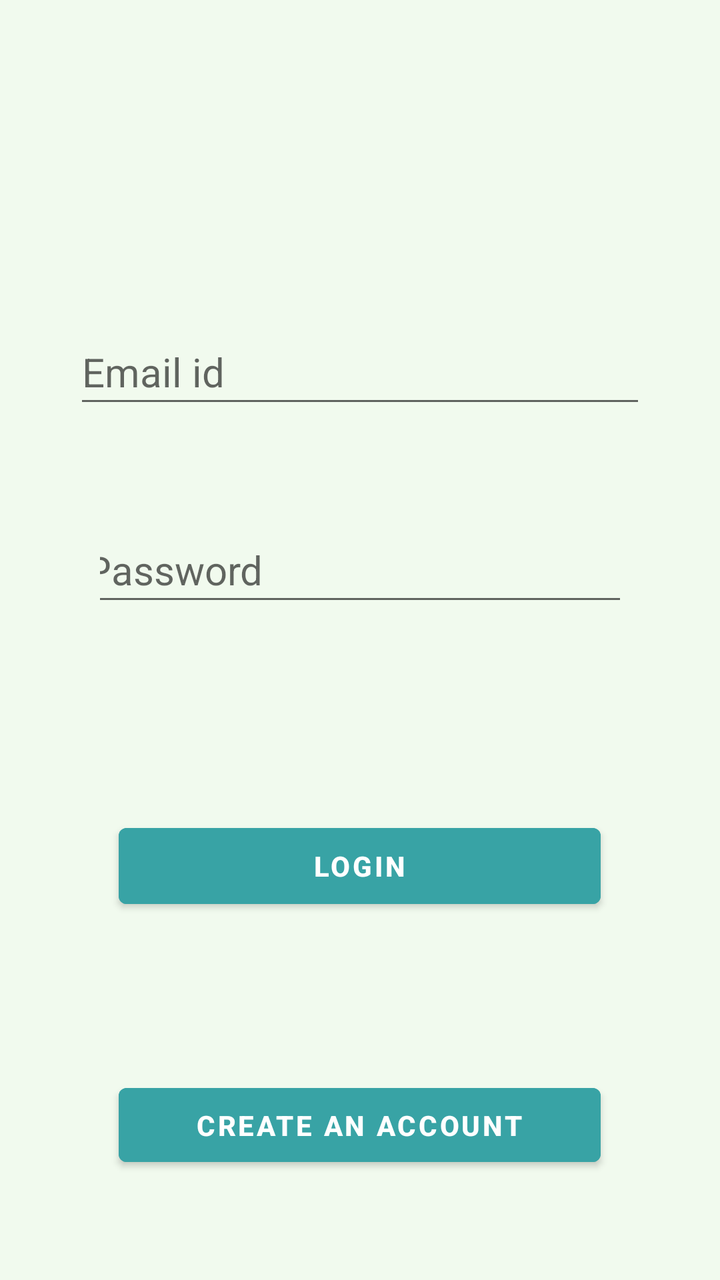
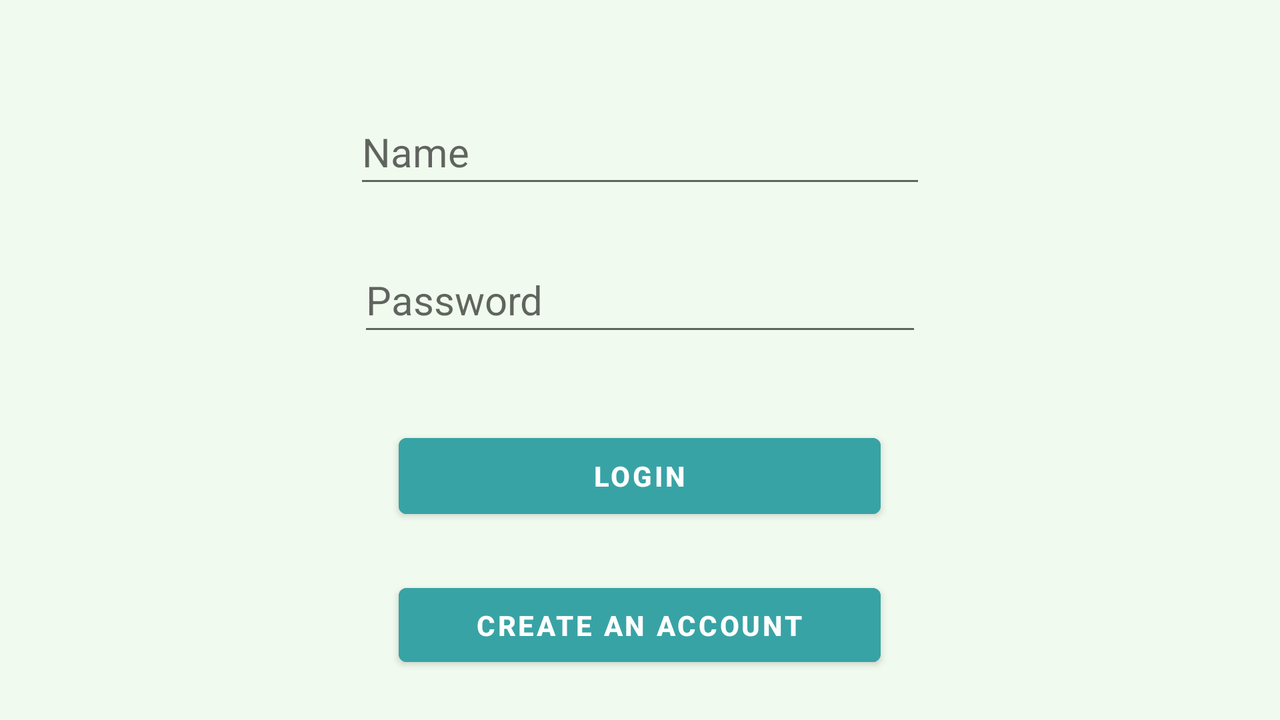

The same Android screen from two of the app's own layout files: first res/layout/ as a phone draws it, then the repository's variant for another configuration, drawn on a device whose configuration selects that folder. Both files follow.
<!-- AndroidManifest.xml: application theme Theme.Seroya -->
<!-- res/layout/activity_login.xml -->
<?xml version="1.0" encoding="utf-8"?>
<androidx.constraintlayout.widget.ConstraintLayout xmlns:android="http://schemas.android.com/apk/res/android"
    xmlns:app="http://schemas.android.com/apk/res-auto"
    xmlns:tools="http://schemas.android.com/tools"
    android:layout_width="match_parent"
    android:layout_height="match_parent"
    tools:context=".Login"
    android:background="@color/ivory1">

    <LinearLayout
        android:layout_width="match_parent"
        android:layout_height="match_parent"
        android:orientation="vertical">
        <LinearLayout
            android:layout_width="match_parent"
            android:layout_height="wrap_content"
            android:gravity="center_horizontal|center_vertical"
            android:layout_marginTop="160dp">

            <EditText
                android:id="@+id/email"
                android:layout_width="286dp"
                android:layout_height="49dp"
                android:ems="10"
                android:inputType="textEmailAddress"
                android:hint="Email id"
                android:textSize="20sp"
                />

        </LinearLayout>

        <LinearLayout
            android:layout_width="match_parent"
            android:layout_height="wrap_content"
            android:layout_margin="50dp"
            android:gravity="center_horizontal|center_vertical">

            <EditText
                android:id="@+id/password"
                android:layout_width="282dp"
                android:layout_height="49dp"
                android:ems="10"
                android:hint="Password"
                android:inputType="textPassword"
                android:textSize="20sp" />
        </LinearLayout>
        <LinearLayout
        android:layout_width="match_parent"
        android:layout_height="wrap_content"
        android:layout_margin="50dp"
        android:gravity="center_horizontal|center_vertical">

            <Button
            android:id="@+id/login"
            android:layout_width="241dp"
                android:textStyle="bold"
            android:layout_height="50dp"
            android:text="LOGIN"
            android:backgroundTint="@color/dark1_green"
            tools:ignore="UnknownId" />
        </LinearLayout>
    <LinearLayout
        android:layout_width="match_parent"
        android:layout_height="wrap_content"
        android:layout_margin="30dp"
        android:gravity="center_horizontal|center_vertical">

        <Button
            android:id="@+id/backtoreg"
            android:layout_width="241dp"
            android:layout_height="49dp"
            android:textStyle="bold"
            android:text="CREATE AN ACCOUNT"
            android:backgroundTint="@color/dark1_green" />
    </LinearLayout>

    </LinearLayout>
</androidx.constraintlayout.widget.ConstraintLayout>
<!-- resources referenced by this layout -->
<resources>
  <color name="dark1_green">#38a3a5</color>
  <color name="ivory1">#f1faee</color>
  <style name="Theme.Seroya" parent="Theme.MaterialComponents.DayNight.NoActionBar">
          
          <item name="colorPrimary">@color/purple_500</item>
          <item name="colorPrimaryVariant">@color/purple_700</item>
          <item name="colorOnPrimary">@color/white</item>
          
          <item name="colorSecondary">@color/teal_200</item>
          <item name="colorSecondaryVariant">@color/teal_700</item>
          <item name="colorOnSecondary">@color/black</item>
          
          <item name="android:statusBarColor">?attr/colorPrimaryVariant</item>
          
      </style>
  <color name="purple_500">#FF6200EE</color>
  <color name="purple_700">#FF3700B3</color>
  <color name="white">#FFFFFF</color>
  <color name="teal_200">#FF03DAC5</color>
  <color name="teal_700">#FF018786</color>
  <color name="black">#FF000000</color>
</resources>
<!-- res/layout-land/activity_login.xml (the repository's variant of the layout above) -->
<!-- drawn on the phone turned sideways -->
<?xml version="1.0" encoding="utf-8"?>
<ScrollView xmlns:android="http://schemas.android.com/apk/res/android"
    xmlns:app="http://schemas.android.com/apk/res-auto"
    xmlns:tools="http://schemas.android.com/tools"
    android:layout_width="match_parent"
    android:layout_height="match_parent"
    tools:context=".Login"
    android:background="@color/ivory1">

    <LinearLayout
        android:layout_width="match_parent"
        android:layout_height="match_parent"
        android:orientation="vertical">
        <LinearLayout
            android:layout_width="match_parent"
            android:layout_height="wrap_content"
            android:gravity="center_horizontal|center_vertical"
            android:layout_marginTop="50dp">

            <EditText
                android:id="@+id/email"
                android:layout_width="286dp"
                android:layout_height="49dp"
                android:ems="10"
                android:inputType="textEmailAddress"
                android:hint="Name"
                android:textSize="20sp"
                />

        </LinearLayout>

        <LinearLayout
            android:layout_width="match_parent"
            android:layout_height="wrap_content"
            android:layout_margin="25dp"
            android:gravity="center_horizontal|center_vertical">

            <EditText
                android:id="@+id/password"
                android:layout_width="282dp"
                android:layout_height="49dp"
                android:ems="10"
                android:hint="Password"
                android:inputType="textPassword"
                android:textSize="20sp" />
        </LinearLayout>
        <LinearLayout
        android:layout_width="match_parent"
        android:layout_height="wrap_content"
        android:layout_margin="15dp"
        android:gravity="center_horizontal|center_vertical">

            <Button
            android:id="@+id/login"
            android:layout_width="241dp"
            android:layout_height="50dp"
            android:text="LOGIN"
                android:textStyle="bold"
            android:backgroundTint="@color/dark1_green"
            tools:ignore="UnknownId" />
        </LinearLayout>
    <LinearLayout
        android:layout_width="match_parent"
        android:layout_height="wrap_content"
        android:layout_margin="10dp"
        android:gravity="center_horizontal|center_vertical">

        <Button
            android:id="@+id/backtoreg"
            android:layout_width="241dp"
            android:layout_height="49dp"
            android:text="CREATE AN ACCOUNT"
            android:textStyle="bold"
            android:backgroundTint="@color/dark1_green"
            />
    </LinearLayout>

    </LinearLayout>
</ScrollView>
